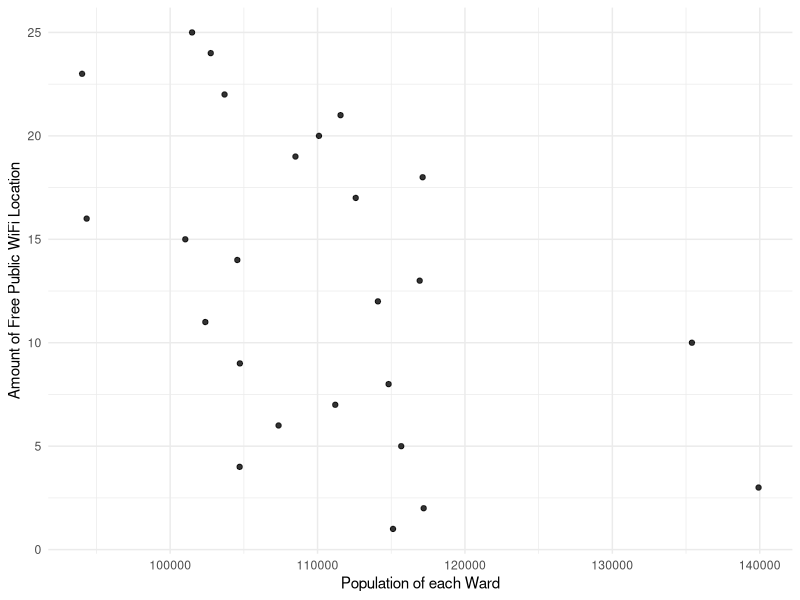
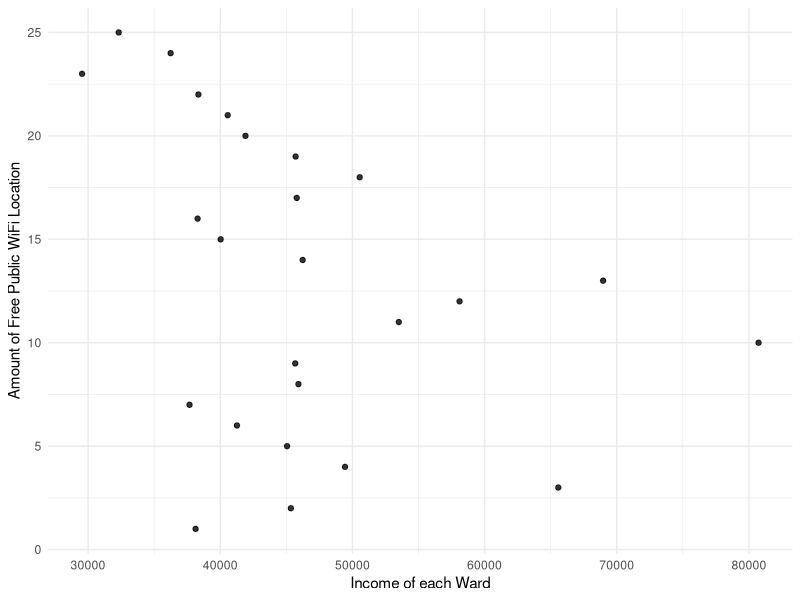

The R script that drew these images, in order:
## ---- chunk 1
#| include: false
#| warning: false
#| message: false
#| echo: false

#### Workspace set-up ####
library(tidyverse)
library(lubridate)
library(knitr)
library(palmerpenguins)
library(dplyr)
library(here)

#### Read in the data ####
cleaned_wifi_data <-
  read_csv(
    file = here("outputs/data/cleaned_wifi_data.csv"),
    show_col_types = FALSE
  )
#### Read in the data ####
cleaned_ward_data <-
  read_csv(
    file = here("outputs/data/cleaned_ward_data.csv"),
    show_col_types = FALSE
  )
## ---- chunk 2
#| label: tbl-wifi
#| tbl-cap: Sample of cleaned Free Public WiFi data
#| echo: false

cleaned_wifi_data %>%
  head(8) %>%
  kable(
    col.names = c("Building type", "Ward", "Ward Number"),
    digits = 1
  )

## ---- chunk 3
#| label: tbl-ward
#| tbl-cap: Sample of cleaned Ward of Toronto data
#| echo: false

cleaned_ward_data %>%
  head(8) %>%
  kable(
    col.names = c("Population", "Income", "Ward Number"),
    digits = 1
  )

## ---- chunk 4
#| label: fig-1
#| fig-cap: Relationship between Population of each Ward and Amount of Free Public WiFi Location
#| echo: false
#| warning: false
#| message: false

analysis_data_1 <- read_csv(here::here("outputs/data/cleaned_ward_data.csv"))

analysis_data_1 |> 
  ggplot(aes(x = Population, y = WardNumber)) +
  geom_point(alpha = 0.8) +
  theme_minimal() +
  labs(x = "Population of each Ward",
       y = "Amount of Free Public WiFi Location")

## ---- chunk 5
#| label: fig-2
#| fig-cap: Relationship between Income of each Ward and Amount of Free Public WiFi Location
#| echo: false
#| warning: false
#| message: false


analysis_data_1 <- read_csv(here::here("outputs/data/cleaned_ward_data.csv"))

analysis_data_1 |> 
  ggplot(aes(x = Income, y = WardNumber)) +
  geom_point(alpha = 0.8) +
  theme_minimal() +
  labs(x = "Income of each Ward",
       y = "Amount of Free Public WiFi Location")

